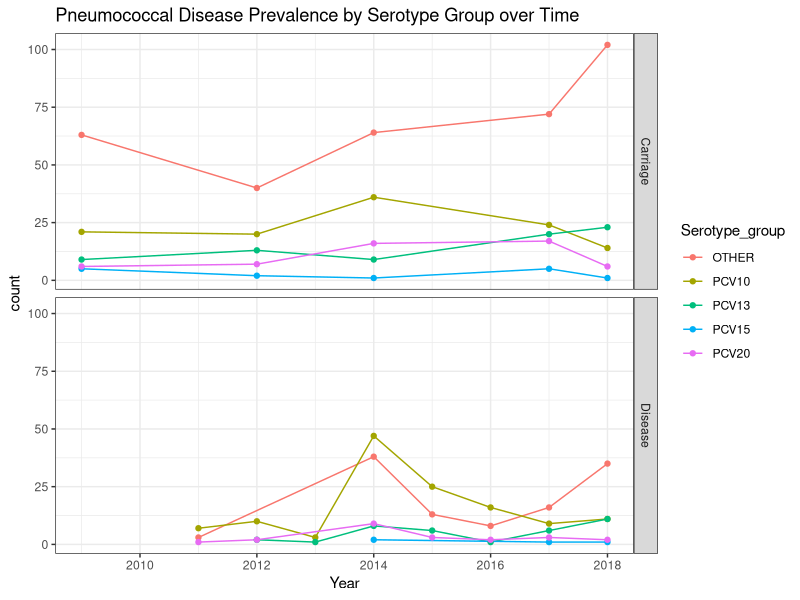

Generate this figure with R: (Note: this script raises an error after producing the figure.)
library(tidyverse)
nepal <- read.csv("nepal.csv")
nepal_gps <- read.csv("nepal_gps.csv")
pcv10_serotypes <- c('1', '4', '5', '6B', '7F', '9V', '14', '18C', '19F', '23F')
pcv13_serotypes <- c('3', '6A', '19A')
pcv15_serotypes <- c('22F', '33F')
pcv20_serotypes <- c('8', '10A', '11A', '12F', '15B')

serotypes_all <- unique(nepal_gps$In_silico_serotype)
non_vaccine_serotypes <- setdiff(serotypes_all, pcv10_serotypes)
non_vaccine_serotypes <- non_vaccine_serotypes[non_vaccine_serotypes != "ALTERNATIVE_ALIB_NT"
                                               & non_vaccine_serotypes != "COVERAGE TOO LOW" 
                                               & non_vaccine_serotypes != "SWISS_NT"]

nepal_shortened <- nepal_gps[, c("Year", "Clinical_manifestation", "In_silico_serotype")]

nepal_shortened$Serotype_group <- ifelse(
  nepal_shortened$In_silico_serotype %in% pcv10_serotypes, "PCV10",
  ifelse(nepal_shortened$In_silico_serotype %in% pcv13_serotypes, "PCV13",
  ifelse(nepal_shortened$In_silico_serotype %in% pcv15_serotypes, "PCV15",
  ifelse(nepal_shortened$In_silico_serotype %in% pcv20_serotypes, "PCV20",
  "OTHER"))))
View(nepal_shortened)

# breaking up data by year, serotype, and clinical manifestation
# excludes sparse data: clinical_manifestation
nepal_serotype_counts <- nepal_shortened %>%
  filter(Year >= 2009) %>%
  mutate(Disease_Status = ifelse(Clinical_manifestation == "CARRIAGE", "Carriage", "Disease")) %>%
  group_by(Year, Disease_Status, Serotype_group) %>%
  summarise(count = n(), .groups = "drop") %>%
  group_by(Disease_Status)

# carriage, meningitis, pneumonia plot over time - most prevalent. 
# no meningitis obs after 2013
ggplot(data=nepal_serotype_counts, aes(x=Year, y=count, color=Serotype_group)) +
  geom_line()+
  geom_point()+
  facet_grid(Disease_Status ~ .)+
  labs(title="Pneumococcal Disease Prevalence by Serotype Group over Time")+
  theme_bw()


ggplot(nepal_serotype_props, aes(x = Year, y = prop, color = Serotype_group)) +
  geom_line() +
  geom_point() +
  facet_grid(Disease_Status ~ .) +
  scale_color_manual(values = custom_colors) +
  scale_y_continuous(labels = scales::percent_format(accuracy = 1)) +
  labs(
    title = "Proportion of Pneumococcal Serotype Groups by Year",
    y = "Proportion of Cases",
    x = "Year",
    color = "Serotype Group"
  ) +
  theme_minimal() +
  theme(
    plot.title = element_text(face = "bold", size = 14),
    axis.title = element_text(size = 12),
    axis.text = element_text(size = 10),
    strip.text = element_text(size = 12)
  )

